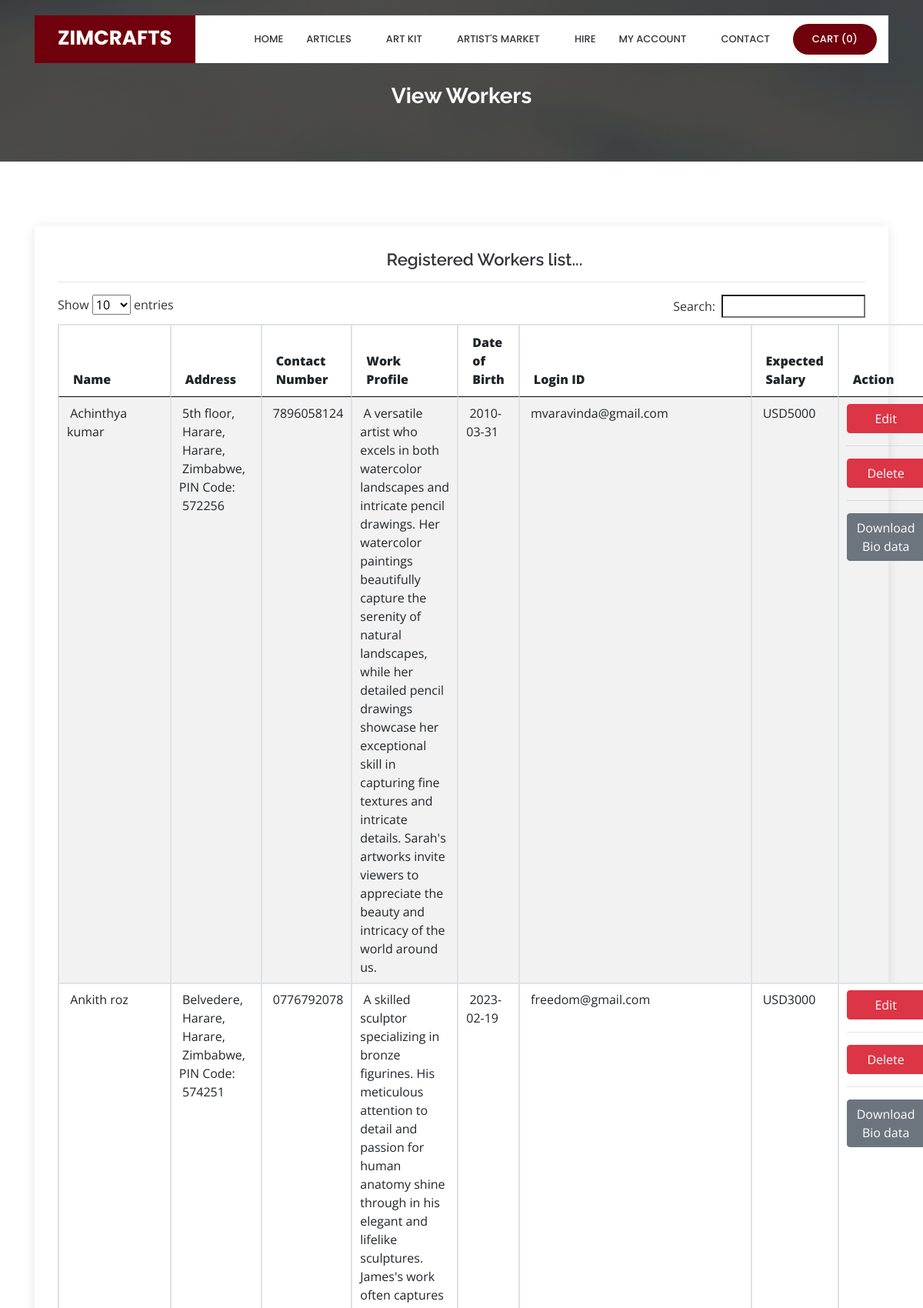
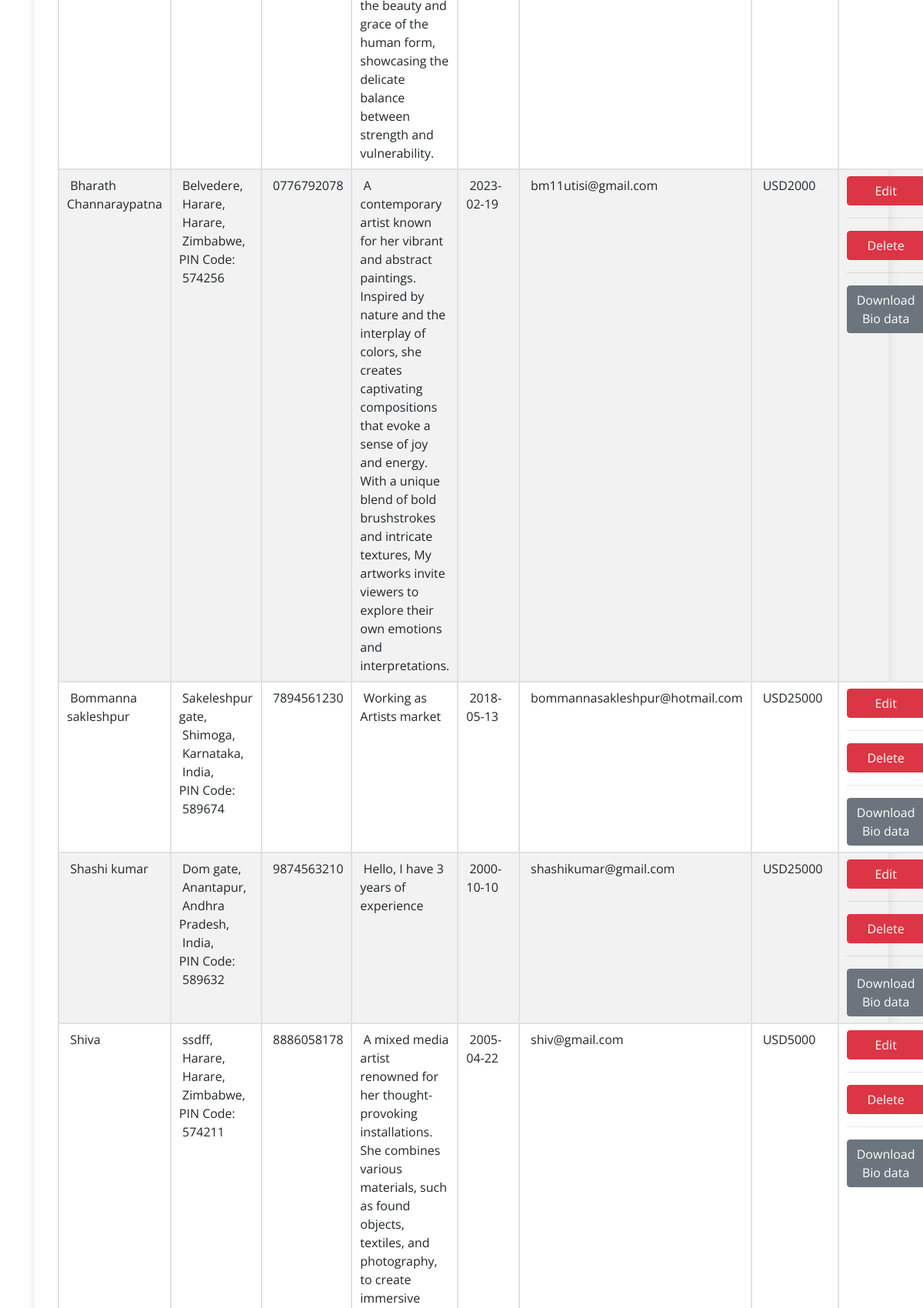
The app's page /viewworker.php (upper part) with its own data (2 pictures, top to bottom).
### tables this page shows
CREATE TABLE `worker` (
  `worker_id` int(10) NOT NULL,
  `name` varchar(50) NOT NULL,
  `address` text NOT NULL,
  `state_id` int(10) NOT NULL,
  `city_id` int(10) NOT NULL,
  `country_id` int(10) NOT NULL,
  `pincode` varchar(10) NOT NULL,
  `work_profile` text NOT NULL,
  `biodata` varchar(100) NOT NULL,
  `contactno` varchar(15) NOT NULL,
  `date_of_birth` date NOT NULL,
  `login_id` varchar(100) NOT NULL,
  `password` varchar(100) NOT NULL,
  `expected_salary` float(10,2) NOT NULL,
  `status` varchar(10) NOT NULL
);

CREATE TABLE `city` (
  `city_id` int(10) NOT NULL,
  `country_id` int(10) NOT NULL,
  `state_id` int(10) NOT NULL,
  `city` varchar(25) NOT NULL,
  `description` text NOT NULL,
  `status` varchar(10) NOT NULL
);

CREATE TABLE `state` (
  `state_id` int(10) NOT NULL,
  `country_id` int(10) NOT NULL,
  `state` varchar(25) NOT NULL,
  `description` text NOT NULL,
  `status` varchar(10) NOT NULL
);

CREATE TABLE `country` (
  `country_id` int(10) NOT NULL,
  `country` varchar(25) NOT NULL,
  `description` text NOT NULL,
  `status` varchar(10) NOT NULL
);

### viewworker.php (the view, shortened to what this page needs)
<?php
include("header.php");
?>
  <main id="main">
    <section id="cta" class="cta">
      <div class="container">
        <div class="text-center" data-aos="zoom-in">
		<br><br>
          <h3>View Workers</h3>
        </div>
      </div>
    </section>
    <section id="contact" class="contact">
      <div class="container">
        <div class="row">
          <div class="col-lg-12" data-aos="fade-up" data-aos-delay="100">
            <div class="info mt-4 ">
		<center><h4>Registered Workers list...</h4></center><hr>
<?php
							 $sql = "SELECT * FROM worker";
							  $qsql = mysqli_query($con,$sql);
							  if(mysqli_num_rows($qsql)  == 0)
									{
										echo "<center>There is no worker to display!!</center>";
									}
									else
									{
							?>
							<table ID="datatable" class="table table-striped table-bordered"  style="width:100%">
								<THEAD>
							  <tr>
						      <th><strong>Name</strong></th>
						      <th><strong>Address</strong></th>
                                 <th><strong>Contact Number</strong></th>
						      <th><strong>Work Profile</strong></th>
						      <th><strong>Date of Birth</strong></th>
						      <th><strong>Login ID</strong></th>
						      <th><strong>Expected Salary</strong></th>
                               <th><strong>Action</strong></th>
						      </tr>
								</THEAD>
								<TBODY>
<?php
							  while($rs = mysqli_fetch_array($qsql))
							  {
	  $sql1 = "SELECT * FROM country WHERE country_id='$rs[country_id]'";
								  $qsql1 = mysqli_query($con,$sql1);
								  $rs1 = mysqli_fetch_array($qsql1);
								  $sql2 = "SELECT * FROM state WHERE state_id='$rs[state_id]'";
								  $qsql2 = mysqli_query($con,$sql2);
								  $rs12 = mysqli_fetch_array($qsql2);
								  $sql3 = "SELECT * FROM city WHERE city_id='$rs[city_id]'";
								  $qsql3 = mysqli_query($con,$sql3);
								  $rs13 = mysqli_fetch_array($qsql3);
							  echo "
						    <tr>
						      <td>&nbsp;$rs[name]</td>
						      <td>&nbsp;$rs[address], <br>
						      &nbsp;$rs13[city],<br>
							  &nbsp;$rs12[state],<br>
							  &nbsp;$rs1[country],<br>
						      PIN Code: &nbsp;" . $rs['pincode'] . " </td>
							   <td>&nbsp;$rs[contactno]</td>
						      <td>&nbsp;$rs[work_profile]</td>
						      <td>&nbsp;$rs[date_of_birth]</td>
						      <td>&nbsp;$rs[login_id]</td>
						      <td>&nbsp;$usdsymbol" . intval($rs['expected_salary']) . "</td>
						      <td><a href='worker.php?editid=$rs[worker_id]' class='btn btn-danger' style='width: 100%;'>Edit</a> <hr>
							  <a href='viewworker.php?deleteid=$rs[worker_id]' onclick='return delconfirm()' class='btn btn-danger' style='width: 100%;'>Delete</a><hr>
<a href='imgworker/$rs[biodata]' class='btn btn-secondary' style='width: 100%;'>Download Bio data</a>
							  </td>
					        </tr>";
							  }
							  ?>
								</TBODY>
						  </table>
						<?php
						 }
						?>
            </div>
		  </div>
        </div>
      </div>
    </section>
  </main>
<?php
include("footer.php");
?>

### assets/css/style.css (style rules this page uses)
body { font-family: "Open Sans", sans-serif; color: #444444; }
a { color: #70000b; }
h1, h2, h3, h4, h5, h6 { font-family: "Raleway", sans-serif; }
section { padding: 60px 0; overflow: hidden; }
.cta { background: linear-gradient(rgba(2, 2, 2, 0.7), rgba(0, 0, 0, 0.7)), url("../img/cta-bg.jpg") fixed center center; background-size: cover; padding: 60px 0; }
.cta h3 { color: #fff; font-size: 28px; font-weight: 700; }
.contact .info { padding: 30px; width: 100%; background: #fff; box-shadow: 0px 2px 15px rgba(0, 0, 0, 0.1); }
.contact .info h4 { padding: 0 0 0 60px; font-size: 22px; font-weight: 600; margin-bottom: 5px; color: #36343a; }

### records on screen
worker: name "Bharath Channaraypatna", address "Belvedere", city.city "Harare", state.state "Harare", country.country "Zimbabwe", pincode "574256", contactno "0776792078", work_profile "A contemporary artist known for her vibrant and abstract paintings. Inspired by nature and the interplay of colors, she creates captivating compositions that evoke a sense of joy and energy. With a unique blend of bold brushstrokes and intricate textures, My artworks invite viewers to explore their own emotions and interpretations.", date_of_birth "2023-02-19", login "bm11utisi@gmail.com", expected_salary "2000"
worker: name "Ankith roz", address "Belvedere", city.city "Harare", state.state "Harare", country.country "Zimbabwe", pincode "574251", contactno "0776792078", work_profile "A skilled sculptor specializing in bronze figurines. His meticulous attention to detail and passion for human anatomy shine through in his elegant and lifelike sculptures. James's work often captures the beauty and grace of the human form, showcasing the delicate balance between strength and vulnerability.", date_of_birth "2023-02-19", login "freedom@gmail.com", expected_salary "3000"
worker: name "Shiva", address "ssdff", city.city "Harare", state.state "Harare", country.country "Zimbabwe", pincode "574211", contactno "8886058178", date_of_birth "2005-04-22", login "shiv@gmail.com", expected_salary "5000"
worker: name "Achinthya kumar", address "5th floor", city.city "Harare", state.state "Harare", country.country "Zimbabwe", pincode "572256", contactno "7896058124", work_profile "A versatile artist who excels in both watercolor landscapes and intricate pencil drawings. Her watercolor paintings beautifully capture the serenity of natural landscapes, while her detailed pencil drawings showcase her exceptional skill in capturing fine textures and intricate details. Sarah's artworks invite viewers to appreciate the beauty and intricacy of the world around us.", date_of_birth "2010-03-31", login "mvaravinda@gmail.com", expected_salary "5000"
worker: name "Shashi kumar", address "Dom gate", city.city "Anantapur", state.state "Andhra Pradesh", country.country "India", pincode "589632", contactno "9874563210", work_profile "Hello, I have 3 years of experience", date_of_birth "2000-10-10", login "shashikumar@gmail.com", expected_salary "25000"
worker: name "Bommanna sakleshpur", address "Sakeleshpur gate", city.city "Shimoga", state.state "Karnataka", country.country "India", pincode "589674", contactno "7894561230", work_profile "Working as Artists market", date_of_birth "2018-05-13", login "bommannasakleshpur@hotmail.com", expected_salary "25000"

### other values on screen
mysqli_num_rows($qsqlproduct_purchase_record) "0"
